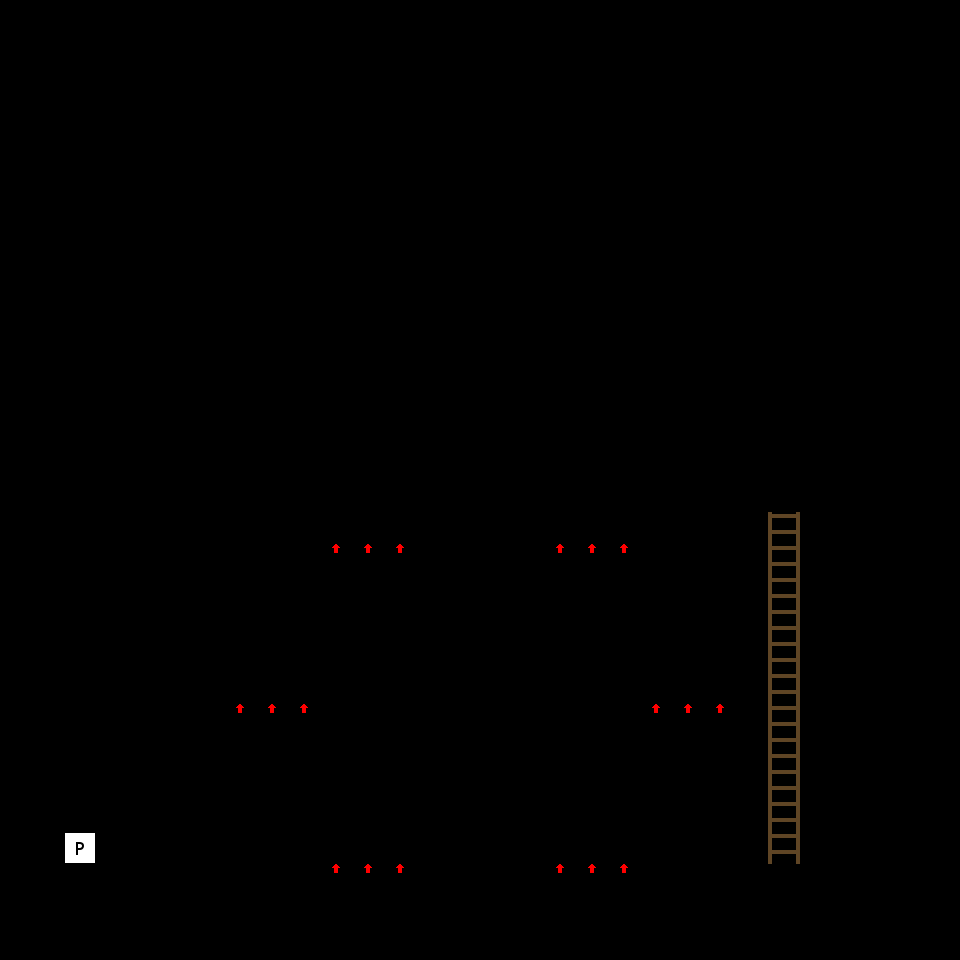

A level layout from a 2D game, rendered from its tile map. Below: a short description, then the map file with its tile-grid data intact:
An orthogonal 30x30 tile map with 32x32 px tiles, 2 tile layers (Tile Layer 1, Tile Layer 2) and 3 objects (Circle, Star, Sign).

<map version="1.0" orientation="orthogonal" renderorder="right-down" width="30" height="30" tilewidth="32" tileheight="32" nextobjectid="14">
 <tileset firstgid="1" name="debug" tilewidth="32" tileheight="32" tilecount="128" columns="8">
  <image source="../tile/debug.png" trans="ff00ff" width="256" height="512" />
 </tileset>
 <objectgroup name="Object Layer 1">
  <object id="3" name="Hurtbox" type="Circle" gid="9" x="480" y="736" width="32" height="32">
   <properties>
    <property name="radius" type="int" value="128" />
   </properties>
  </object>
  <object id="6" type="Star" gid="14" x="160" y="896" width="32" height="32">
   <properties>
    <property name="B" type="int" value="42" />
    <property name="G" type="int" value="49" />
    <property name="R" type="int" value="255" />
    <property name="glow" type="bool" value="false" />
   </properties>
  </object>
  <object id="13" type="Sign" gid="11" x="64" y="896" width="32" height="32">
   <properties>
    <property name="text" value="TESUTO" />
   </properties>
  </object>
 </objectgroup>
 <layer name="Tile Layer 1" width="30" height="30">
  <data encoding="csv">
2,2,2,2,2,2,2,2,2,2,2,2,2,2,2,2,2,2,2,2,2,2,2,2,2,2,2,2,2,2,
2,0,0,0,0,0,0,0,0,0,0,0,0,0,0,0,0,0,0,0,0,0,0,0,0,0,0,0,0,2,
2,0,0,0,0,0,0,0,0,0,0,0,0,0,0,0,0,0,0,0,0,0,0,0,0,0,0,0,0,2,
2,0,0,0,0,0,0,0,0,0,0,0,0,0,0,0,0,0,0,0,0,0,0,0,0,0,0,0,0,2,
2,0,0,0,0,0,0,0,0,0,0,0,0,0,0,0,0,0,0,0,0,0,0,0,0,0,0,0,0,2,
2,0,0,0,0,0,0,0,0,0,0,0,0,0,0,0,0,0,0,0,0,0,0,0,0,0,0,0,0,2,
2,0,0,0,0,0,0,0,0,0,0,0,0,0,0,0,0,0,0,0,0,0,0,0,0,0,0,0,0,2,
2,0,0,0,0,0,0,0,0,0,0,0,0,0,0,0,0,0,0,0,0,0,0,0,0,0,0,0,0,2,
2,0,0,0,0,0,0,0,0,0,0,0,0,0,0,0,0,0,0,0,0,0,0,0,0,0,0,0,0,2,
2,0,0,0,0,0,0,0,0,0,0,0,0,0,0,0,0,0,0,0,0,0,0,0,0,0,0,0,0,2,
2,0,0,0,0,0,0,0,0,0,0,0,0,0,0,0,0,0,0,0,0,0,0,0,0,0,0,0,0,2,
2,0,0,0,0,0,0,0,0,0,0,0,0,0,0,0,0,0,0,0,0,0,0,0,0,0,0,0,0,2,
2,0,0,0,0,0,0,0,0,0,0,0,0,0,0,0,0,0,0,0,0,0,0,0,0,0,0,0,0,2,
2,0,0,0,0,0,0,0,0,0,0,0,0,0,0,0,0,0,0,0,0,0,0,0,0,0,0,0,0,2,
2,0,0,0,0,0,0,0,0,0,0,0,0,0,0,0,0,0,0,0,0,0,0,0,0,0,0,0,0,2,
2,0,0,0,0,0,0,0,0,0,0,0,0,0,0,0,0,0,0,0,0,0,0,0,0,0,0,0,0,2,
2,0,0,0,0,0,0,0,0,0,0,0,0,0,0,0,0,0,0,0,0,0,0,2,12,2,0,0,0,2,
2,0,0,0,0,0,0,0,0,0,5,5,5,0,0,0,0,5,5,5,0,0,0,0,12,0,0,0,0,2,
2,0,0,0,0,0,0,0,0,0,0,0,0,0,0,0,0,0,0,0,0,0,0,0,12,0,0,0,0,2,
2,0,0,0,0,0,0,0,0,0,0,0,0,0,0,0,0,0,0,0,0,0,0,0,12,0,0,0,0,2,
2,0,0,0,0,0,0,0,0,0,0,0,0,0,0,0,0,0,0,0,0,0,0,0,12,0,0,0,0,2,
2,0,0,0,0,0,0,0,0,0,0,0,0,0,0,0,0,0,0,0,0,0,0,0,12,0,0,0,0,2,
2,0,0,0,0,0,0,5,5,5,0,0,0,0,0,0,0,0,0,0,5,5,5,0,12,0,0,0,0,2,
2,0,0,0,0,0,0,0,0,0,0,0,0,0,0,0,0,0,0,0,0,0,0,0,12,0,0,0,0,2,
2,0,0,0,0,0,0,0,0,0,0,0,0,0,0,0,0,0,0,0,0,0,0,0,12,0,0,0,0,2,
2,0,0,0,0,0,0,0,0,0,0,0,0,0,0,0,0,0,0,0,0,0,0,0,12,0,0,0,0,2,
2,0,1,0,0,0,0,0,0,0,0,0,0,0,0,0,0,0,0,0,0,0,0,0,12,0,0,0,0,2,
2,0,0,0,0,0,0,0,0,0,5,5,5,0,0,0,0,5,5,5,0,0,0,2,2,2,0,0,0,2,
2,2,2,2,0,0,0,0,0,0,0,0,0,0,0,0,0,0,0,0,0,0,0,0,0,0,0,0,0,2,
2,2,2,2,2,2,2,2,2,2,2,2,2,2,2,2,2,2,2,2,2,2,2,2,2,2,2,2,2,2
</data>
 </layer>
 <layer name="Tile Layer 2" width="30" height="30">
  <data encoding="csv">
0,0,0,0,0,0,0,0,0,0,0,0,0,0,0,0,0,0,0,0,0,0,0,0,0,0,0,0,0,0,
0,0,0,0,0,0,0,0,0,0,0,0,0,0,0,0,0,0,0,0,0,0,0,0,0,0,0,0,0,0,
0,0,0,0,0,0,0,0,0,0,0,0,0,0,0,0,0,0,0,0,0,0,0,0,0,0,0,0,0,0,
0,0,0,0,0,0,0,0,0,0,0,0,0,0,0,0,0,0,0,0,0,0,0,0,0,0,0,0,0,0,
0,0,0,0,0,0,0,0,0,0,0,0,0,0,0,0,0,0,0,0,0,0,0,0,0,0,0,0,0,0,
0,0,0,0,0,0,0,0,0,0,0,0,0,0,0,0,0,0,0,0,0,0,0,0,0,0,0,0,0,0,
0,0,0,0,0,0,0,0,0,0,0,0,0,0,0,0,0,0,0,0,0,0,0,0,0,0,0,0,0,0,
0,0,0,0,0,0,0,0,0,0,0,0,0,0,0,0,0,0,0,0,0,0,0,0,0,0,0,0,0,0,
0,0,0,0,0,0,0,0,0,0,0,0,0,0,0,0,0,0,0,0,0,0,0,0,0,0,0,0,0,0,
0,0,0,0,0,0,0,0,0,0,0,0,0,0,0,0,0,0,0,0,0,0,0,0,0,0,0,0,0,0,
0,0,0,0,0,0,0,0,0,0,0,0,0,0,0,0,0,0,0,0,0,0,0,0,0,0,0,0,0,0,
0,0,0,0,0,0,0,0,0,0,0,0,0,0,0,0,0,0,0,0,0,0,0,0,0,0,0,0,0,0,
0,0,0,0,0,0,0,0,0,0,0,0,0,0,0,0,0,0,0,0,0,0,0,0,0,0,0,0,0,0,
0,0,0,0,0,0,0,0,0,0,0,0,0,0,0,0,0,0,0,0,0,0,0,0,0,0,0,0,0,0,
0,0,0,0,0,0,0,0,0,0,0,0,0,0,0,0,0,0,0,0,0,0,0,0,0,0,0,0,0,0,
0,0,0,0,0,0,0,0,0,0,0,0,0,0,0,0,0,0,0,0,0,0,0,0,0,0,0,0,0,0,
0,0,0,0,0,0,0,0,0,0,0,0,0,0,0,0,0,0,0,0,0,0,0,0,0,0,0,0,0,0,
0,0,0,0,0,0,0,0,0,0,0,0,0,0,0,0,0,0,0,0,0,0,0,0,0,0,0,0,0,0,
0,0,0,0,0,0,0,0,0,0,0,0,0,0,0,0,0,0,0,0,0,0,0,0,0,0,0,0,0,0,
0,0,0,0,0,0,0,0,0,0,0,0,0,0,0,0,0,0,0,0,0,0,0,0,0,0,0,0,0,0,
0,0,0,0,0,0,0,0,0,0,0,0,0,0,0,0,0,0,0,0,0,0,0,0,0,0,0,0,0,0,
0,0,0,0,0,0,0,0,0,0,0,0,0,0,0,0,0,0,0,0,0,0,0,0,0,0,0,0,0,0,
0,0,0,0,0,0,0,0,0,0,0,0,0,0,0,0,0,0,0,0,0,0,0,0,0,0,0,0,0,0,
0,0,0,0,0,0,0,0,0,0,0,0,0,0,0,0,0,0,0,0,0,0,0,0,0,0,0,0,0,0,
0,0,0,0,0,0,0,0,0,0,0,0,0,0,0,0,0,0,0,0,0,0,0,0,0,0,0,0,0,0,
0,0,0,0,0,0,0,0,0,0,0,0,0,0,0,0,0,0,0,0,0,0,0,0,0,0,0,0,0,0,
0,0,0,0,0,0,0,0,0,0,0,0,0,0,0,0,0,0,0,0,0,0,0,0,0,0,0,0,0,0,
0,0,0,0,0,0,0,0,0,0,0,0,0,0,0,0,0,0,0,0,0,0,3,0,0,0,4,0,0,0,
0,0,0,0,4,0,0,0,0,0,0,0,0,0,0,0,0,0,0,0,0,3,0,0,0,0,0,4,0,0,
0,0,0,0,0,0,0,0,0,0,0,0,0,0,0,0,0,0,0,0,0,0,0,0,0,0,0,0,0,0
</data>
 </layer>
</map>
